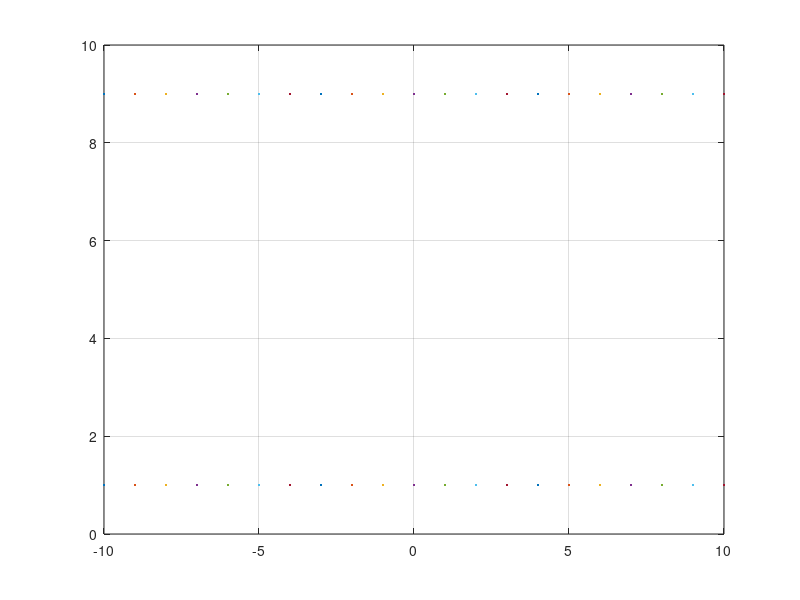

Recreate this plot in MATLAB.
%TO BE RESOLVED BY THE CRAMER RULE
%40.3 * 1 + 0.52 * 2 ++*3=-0.01
%0.5x1 * 2 + 1.9 * 3 = 0.67
% 1 * 1 + 0.3 * 2 + 0.5 * 3 = - 0.44

%The matrix of coefficients and the matrix associated with each unknown is constructed

A=[ 0.3, 0.52, 1; 0.5, 1, 1.9; 0.2, 0.3, 0.5]

A1=[ -0.01, 0.52, 1; 0.67, 1, 1.9; -0.44, 0.3, 0.5]

A2=[ 0.3, -0.01, 1; 0.5, 0.67, 1.9; 0.1, -0.44, 0.5]

A3=[ 0.3, 0.52, -0.01; 0.5, 1.9, 0.67; 0.1, 0.3, -0.44]

x1=det(A1)/det(A)
x2=det(A2)/det(A)
x3=det(A3)/det(A)

%RESOLVE GRAPHIC AND BY THE ELIMINATION OF UNKNOWN

x1=-10:10;
x2=9;
xx2=1;

plot(x1,x2,x1,xx2)
grid
zoom

% TO RESOLVE THE SYSTEM OF EQUATIONS FOR THE ELIMINATION OF GAUSS-IANA
%3x1-0.1x2-0.2 x3 = 7.85
%0.1x1+ 7x2-0.3 x3-19.3
%0.3 x1-0.2x2 + 10 x * 3 = 71.4

I1=[3 -0.1 -0.2 7.85];
I2=[0.1 7 -0.3 -19.3];
I3=[0.3 -0.2 10 71.4];
AC=[I1;I2;I3];
%pause

I2=I2-I1*I2(1)/I1(1);
I3=I3-I1*I3(1)/I1(1);
AC=[I1;I2;I3];
%pause

I3=I3-I2*I3(2)/I2(2);
AC=[I1;I2;I3];

x3=I3(4)/I3(3);
x2=(I2(4)-I2(3)*x3)/I2(2);
x1=(I1(4)-I1(3)*x3-I1(2)*x2)/I1(1);


